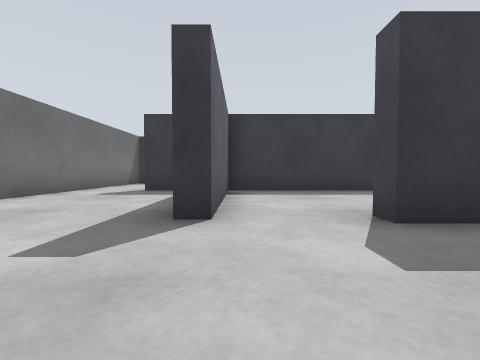
[1] (above)

16 first-person views from a walk through a robot-simulator world made for Gazebo. The camera is 0.5 m above the floor, tilts 2° down and sees 90° across. The floor is counted in squares, 1 m on a side. Each view is taken from the middle of a square. On the plan, view 1 faces up. The plan holds only what a view shows up to about 9 squares ahead; the rest is blank. The place goes on beyond the plan.

[2]
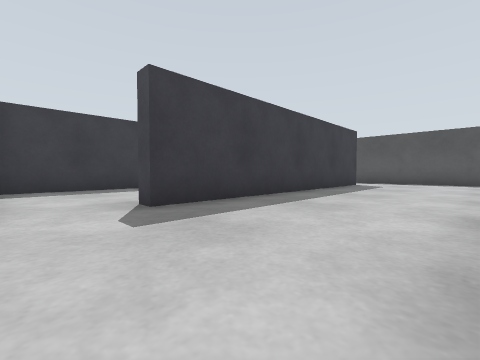

[3]
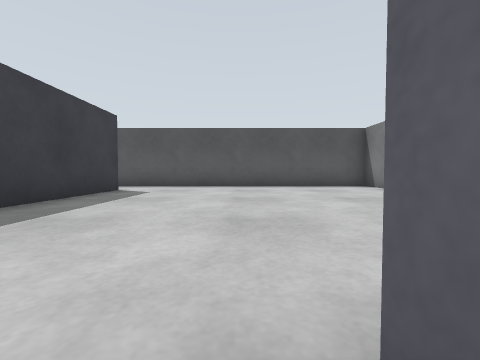

[4]
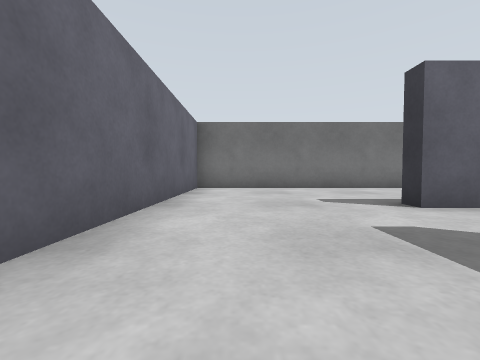

[5]
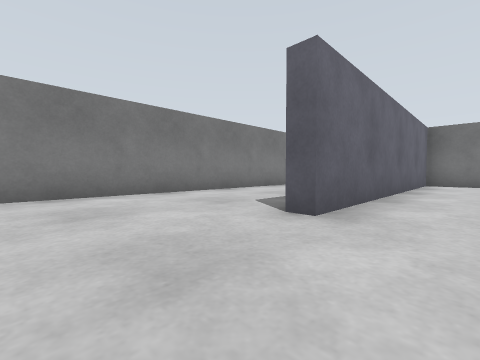

[6]
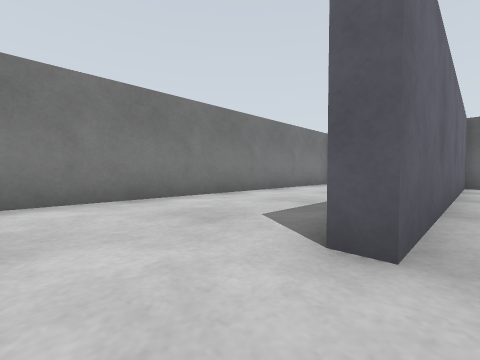

[7]
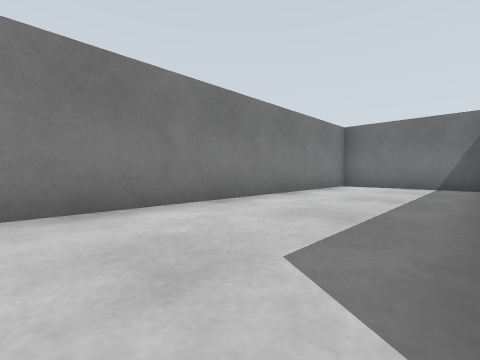

[8]
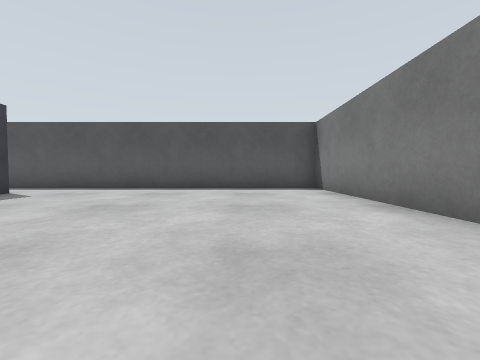

[9]
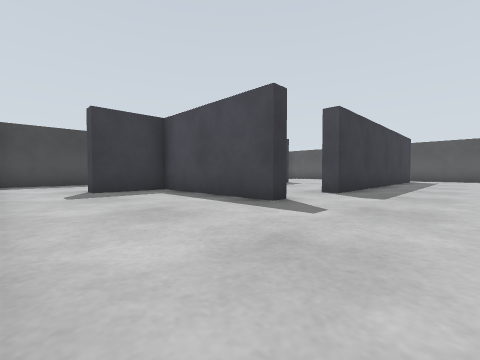

[10]
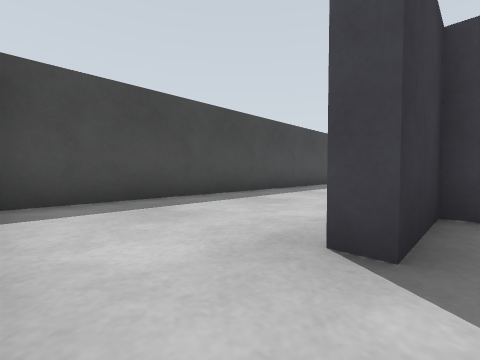

[11]
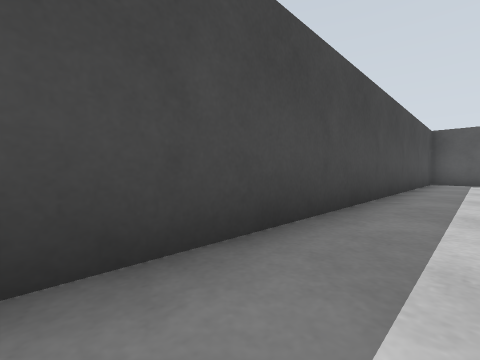

[12]
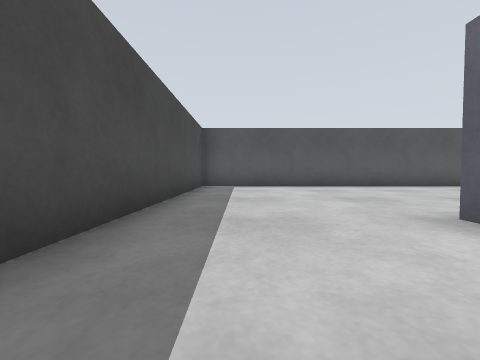

[13]
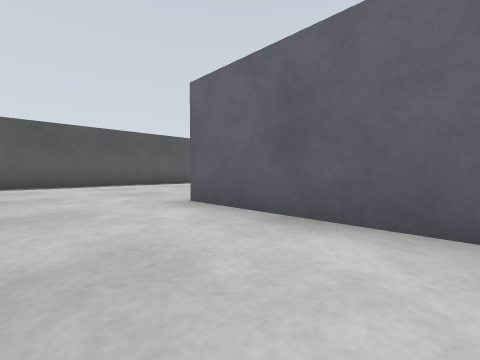

[14]
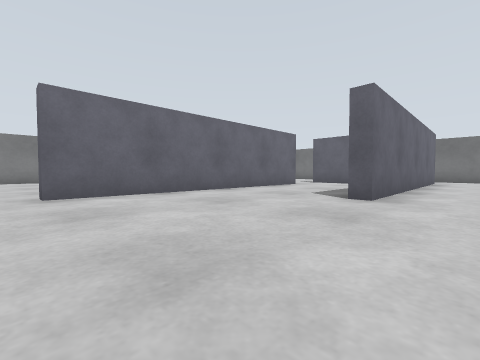

[15]
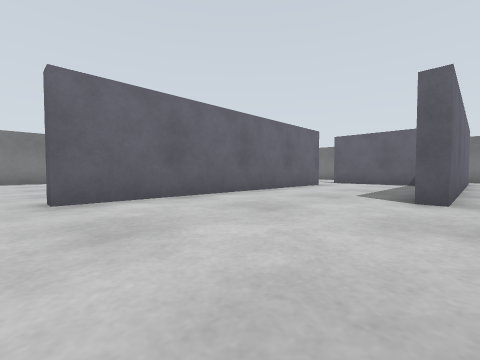

[16]
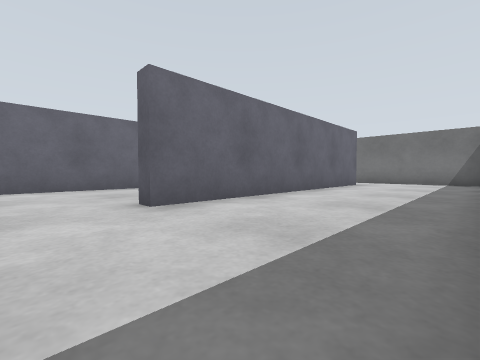

### Floor plan
Points are (right, up) in squares from view 1. A wall is a line through its corners. A room is listed if a view was taken in it or the views show most of it. See-through windows are left out.
Room 1 (views 1, 2, 3, 4, 5, 6, 7, 8, 9, 10)
walls: (-0.3, 3.5) (-0.3, 2.5) (-0.7, 2.5) (-0.7, 6.3) (-2.5, 6.3); (-4.3, -2) (-4.3, -5.3) (11.3, -5.3) (11.3, 2.4); (9.5, 2.7) (9.5, 2.3) (1.5, 2.3); (-4.3, 7.5) (-4.3, -1.3) (3.5, -1.3) (3.5, -1.8)
ways out: opening at (-3.5, 6.5) to room 2; opening at (0.5, 2.5) to room 2; opening at (10.5, 2) to room 2
Room 2 (views 11, 12, 13, 14, 15, 16)
walls: (3.6, 6.3) (-0.3, 6.3) (-0.3, 3.5); (1.5, 2.3) (1.5, 2.7) (9.5, 2.7); (-2.5, 6.3) (-2.5, 6.7) (5.5, 6.7) (5.5, 6.2); (11.3, 2.4) (11.3, 10.3) (-4.1, 10.3); (-4.3, 10) (-4.3, 7.5)
ways out: opening at (-3.5, 6.5) to room 1; opening at (0.5, 2.5) to room 1; opening at (10.5, 2) to room 1

Positions as (right, up) in squares from view 1, and headings:
1: (0, 0), facing up
2: (0, -1), facing up-right
3: (3, -1), facing right
4: (3, 0), facing left
5: (6, 0), facing down-left
6: (5, -1), facing down-left
7: (4, -2), facing down-left
8: (4, -3), facing right
9: (-4, 0), facing up-right
10: (-4, 6), facing up-right
11: (0, 9), facing up-right
12: (3, 9), facing right
13: (2, 9), facing down-right
14: (10, 8), facing down-left
15: (10, 7), facing down-left
16: (7, 10), facing down-left
